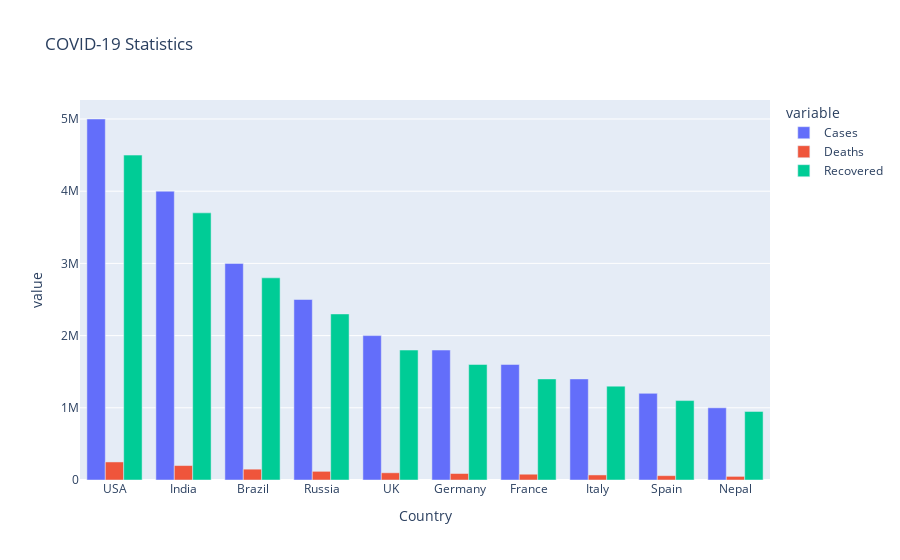

The notebook cell saved with this chart:
### Markdown cell above
# Interactive Plot with Plotly

### Code cell
# Ensure nbformat is installed
fig = px.bar(df, x="Country", y=["Cases", "Deaths", "Recovered"], title="COVID-19 Statistics", barmode='group')
fig.show()

### Figure 1 — Plotly figure (JSON) as saved in the notebook; plotly's stock layout.template omitted (floating-point values rounded to 4 significant figures)
{"data": [{"alignmentgroup": "True", "hovertemplate": "variable=Cases<br>Country=%{x}<br>value=%{y}<extra></extra>", "legendgroup": "Cases", "marker": {"color": "#636efa", "pattern": {"shape": ""}}, "name": "Cases", "offsetgroup": "Cases", "orientation": "v", "showlegend": true, "textposition": "auto", "type": "bar", "x": ["USA", "India", "Brazil", "Russia", "UK", "Germany", "France", "Italy", "Spain", "Nepal"], "xaxis": "x", "y": [5000000, 4000000, 3000000, 2500000, 2000000, 1800000, 1600000, 1400000, 1200000, 1000000], "yaxis": "y"}, {"alignmentgroup": "True", "hovertemplate": "variable=Deaths<br>Country=%{x}<br>value=%{y}<extra></extra>", "legendgroup": "Deaths", "marker": {"color": "#EF553B", "pattern": {"shape": ""}}, "name": "Deaths", "offsetgroup": "Deaths", "orientation": "v", "showlegend": true, "textposition": "auto", "type": "bar", "x": ["USA", "India", "Brazil", "Russia", "UK", "Germany", "France", "Italy", "Spain", "Nepal"], "xaxis": "x", "y": [250000, 200000, 150000, 120000, 100000, 90000, 80000, 70000, 60000, 50000], "yaxis": "y"}, {"alignmentgroup": "True", "hovertemplate": "variable=Recovered<br>Country=%{x}<br>value=%{y}<extra></extra>", "legendgroup": "Recovered", "marker": {"color": "#00cc96", "pattern": {"shape": ""}}, "name": "Recovered", "offsetgroup": "Recovered", "orientation": "v", "showlegend": true, "textposition": "auto", "type": "bar", "x": ["USA", "India", "Brazil", "Russia", "UK", "Germany", "France", "Italy", "Spain", "Nepal"], "xaxis": "x", "y": [4500000, 3700000, 2800000, 2300000, 1800000, 1600000, 1400000, 1300000, 1100000, 950000], "yaxis": "y"}], "layout": {"barmode": "group", "legend": {"title": {"text": "variable"}, "tracegroupgap": 0}, "title": {"text": "COVID-19 Statistics"}, "xaxis": {"anchor": "y", "domain": [0, 1], "title": {"text": "Country"}}, "yaxis": {"anchor": "x", "domain": [0, 1], "title": {"text": "value"}}}}
